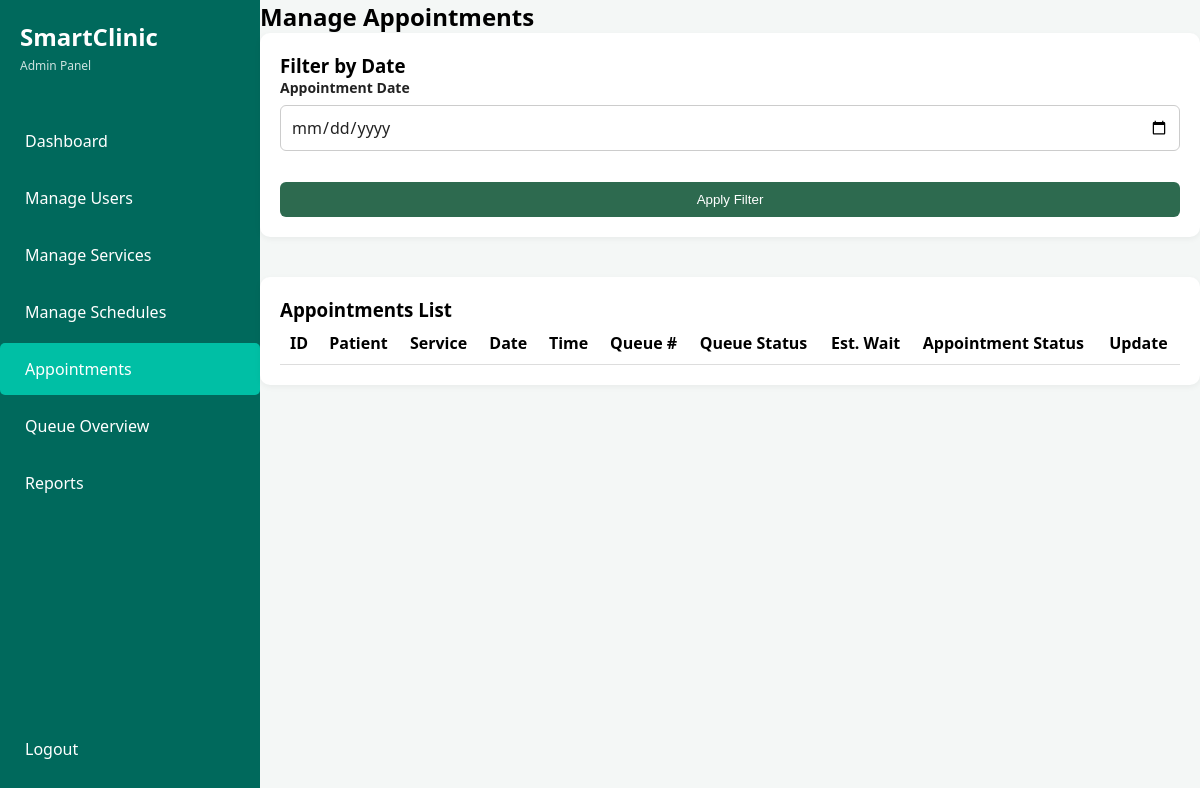
Before: /admin/manage_appointments.php (signed in) with the older database file.
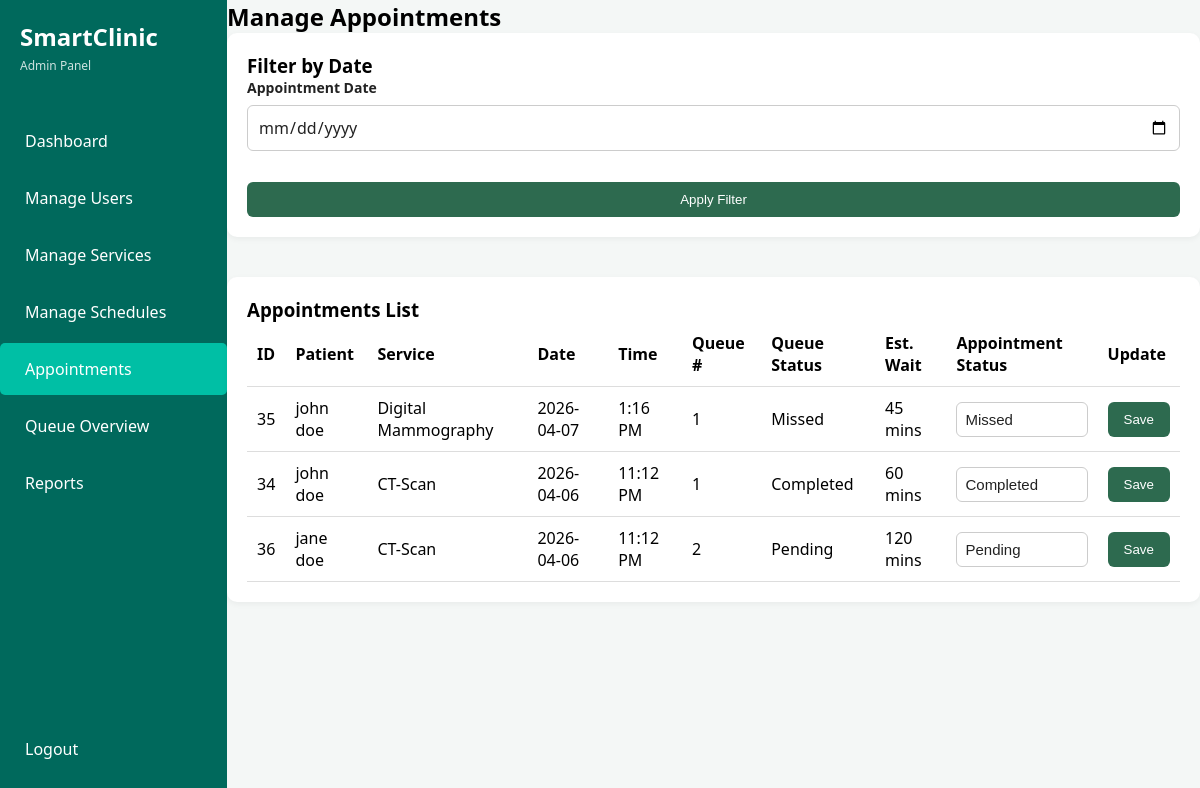
After: the same page with the newer database file.
### tables this page shows
CREATE TABLE `appointments` (
  `appointment_id` int(11) UNSIGNED NOT NULL COMMENT 'PK for appointments',
  `patient_id` int(11) UNSIGNED NOT NULL COMMENT 'FK users',
  `service_id` int(11) UNSIGNED NOT NULL COMMENT 'FK services',
  `appointment_date` date NOT NULL COMMENT 'Date of the appointment',
  `appointment_time` time NOT NULL COMMENT 'Time of the appointment',
  `status` enum('pending','confirmed','ongoing','completed','missed','cancelled') NOT NULL DEFAULT 'pending' COMMENT 'Current appointment status',
  `created_at` timestamp NOT NULL DEFAULT current_timestamp() COMMENT 'Creation date'
);

CREATE TABLE `users` (
  `user_id` int(11) UNSIGNED NOT NULL COMMENT 'PK for users',
  `role_id` int(11) UNSIGNED NOT NULL COMMENT 'FK for users',
  `first_name` varchar(100) NOT NULL COMMENT 'User first name',
  `last_name` varchar(100) NOT NULL COMMENT 'User last name',
  `email` varchar(100) NOT NULL COMMENT 'Unique email address',
  `password` varchar(255) NOT NULL COMMENT 'User password',
  `contact_number` varchar(20) DEFAULT NULL COMMENT 'User contact number',
  `address` text DEFAULT NULL COMMENT 'User address',
  `created_at` timestamp NOT NULL DEFAULT current_timestamp() COMMENT 'Account creation date'
);

CREATE TABLE `services` (
  `service_id` int(11) UNSIGNED NOT NULL COMMENT 'PK for services',
  `service_name` varchar(100) NOT NULL COMMENT 'Name of the clinic service',
  `description` text DEFAULT NULL COMMENT 'Description of service',
  `estimated_duration` int(11) UNSIGNED NOT NULL DEFAULT 30 COMMENT 'Estimated duration in minutes'
);

CREATE TABLE `queue` (
  `queue_id` int(11) UNSIGNED NOT NULL COMMENT 'PK for queue',
  `appointment_id` int(11) UNSIGNED NOT NULL COMMENT 'FK appointments',
  `queue_number` int(11) UNSIGNED NOT NULL COMMENT 'Patient position in queue',
  `status` enum('pending','ongoing','completed','missed','cancelled') NOT NULL DEFAULT 'pending' COMMENT 'Current queue status',
  `estimated_wait` int(11) UNSIGNED NOT NULL DEFAULT 0 COMMENT 'Estimated waiting time in minutes',
  `created_at` timestamp NOT NULL DEFAULT current_timestamp() COMMENT 'Queue record creation date'
);

### admin/manage_appointments.php (the view, shortened to what this page needs)
<?php
require_once '../config/database.php';
$filter_date = isset($_GET['filter_date']) ? $_GET['filter_date'] : '';
$sql = "
    SELECT
        a.appointment_id,
        a.appointment_date,
        a.appointment_time,
        a.status,
        u.first_name,
        u.last_name,
        s.service_name,
        q.queue_number,
        q.estimated_wait,
        q.status AS queue_status
    FROM appointments a
    JOIN users u ON a.patient_id = u.user_id
    JOIN services s ON a.service_id = s.service_id
    LEFT JOIN queue q ON a.appointment_id = q.appointment_id
";
if (!empty($filter_date)) {
    $sql .= " WHERE a.appointment_date = ?";
    $sql .= " ORDER BY a.appointment_time ASC, a.appointment_id ASC";
    $stmt = $conn->prepare($sql);
    $stmt->bind_param("s", $filter_date);
    $stmt->execute();
    $appointments = $stmt->get_result();
} else {
    $sql .= " ORDER BY a.appointment_date DESC, a.appointment_time ASC, a.appointment_id ASC";
    $appointments = $conn->query($sql);
}
?>
<!DOCTYPE html>
<html lang="en">
<head>
    <link rel="stylesheet" href="../assets/css/styles.css">
</head>
<body class="dashboard-page admin-page">
<div class="app-container">
    <aside class="sidebar">
        <div class="logo">
            <h1>SmartClinic</h1>
            <span>Admin Panel</span>
        </div>
        <nav class="menu">
            <a href="dashboard.php" class="nav-item">Dashboard</a>
            <a href="manage_users.php" class="nav-item">Manage Users</a>
            <a href="manage_services.php" class="nav-item">Manage Services</a>
            <a href="manage_schedules.php" class="nav-item">Manage Schedules</a>
            <a href="manage_appointments.php" class="nav-item active">Appointments</a>
            <a href="queue_overview.php" class="nav-item">Queue Overview</a>
            <a href="reports.php" class="nav-item">Reports</a>
        </nav>
        <div class="logout">
            <a href="../logout.php" class="nav-item">Logout</a>
        </div>
    </aside>
    <main class="main-content">
        <h2>Manage Appointments</h2>
        <div class="content-card">
            <h3>Filter by Date</h3>
            <form method="GET" class="crud-form">
                <div class="form-group">
                    <label for="filter_date">Appointment Date</label>
                    <input type="date" name="filter_date" id="filter_date" value="<?= htmlspecialchars($filter_date) ?>">
                </div>
                <button type="submit" class="btn-primary">Apply Filter</button>
            </form>
        </div>
        <div class="content-card">
            <h3>Appointments List</h3>
            <table class="styled-table">
                <thead>
                    <tr>
                        <th>ID</th>
                        <th>Patient</th>
                        <th>Service</th>
                        <th>Date</th>
                        <th>Time</th>
                        <th>Queue #</th>
                        <th>Queue Status</th>
                        <th>Est. Wait</th>
                        <th>Appointment Status</th>
                        <th>Update</th>
                    </tr>
                </thead>
                <tbody>
                    <?php while ($row = $appointments->fetch_assoc()): ?>
                        <tr>
                            <td><?= $row['appointment_id'] ?></td>
                            <td><?= htmlspecialchars($row['first_name'] . ' ' . $row['last_name']) ?></td>
                            <td><?= htmlspecialchars($row['service_name']) ?></td>
                            <td><?= htmlspecialchars($row['appointment_date']) ?></td>
                            <td><?= date('g:i A', strtotime($row['appointment_time'])) ?></td>
                            <td><?= $row['queue_number'] ? $row['queue_number'] : '-' ?></td>
                            <td><?= $row['queue_status'] ? ucfirst($row['queue_status']) : '-' ?></td>
                            <td><?= $row['estimated_wait'] !== null ? $row['estimated_wait'] . ' mins' : '-' ?></td>
                            <td>
                                <form method="POST">
                                    <select name="status" required>
                                        <?php
                                        $statuses = ['pending', 'confirmed', 'ongoing', 'completed', 'missed', 'cancelled'];
                                        foreach ($statuses as $status):
                                        ?>
                                            <option value="<?= $status ?>" <?= $row['status'] === $status ? 'selected' : '' ?>>
                                                <?= ucfirst($status) ?>
                                            </option>
                                        <?php endforeach; ?>
                                    </select>
                            </td>
                            <td>
                                    <button type="submit" name="update_appointment" class="btn-primary">Save</button>
                            </td>
                        </tr>
                    <?php endwhile; ?>
                </tbody>
            </table>
        </div>
    </main>
</div>
</body>
</html>

### assets/css/styles.css (style rules this page uses)
* { margin: 0; padding: 0; box-sizing: border-box; }
:root { --primary-teal: #00695c; --active-teal: #00bfa5; --bg-light: #f4f7f6; --text-gray: #666; }
body { margin: 0; font-family: 'Segoe UI', Tahoma, Geneva, Verdana, sans-serif; min-height: 100vh; background: var(--bg-light); }
body.dashboard-page { display: block; min-height: 100vh; background: var(--bg-light); }
.form-group { display: flex; flex-direction: column; gap: 8px; }
.form-group label { color: white; font-size: 14px; font-weight: 500; }
.form-group input { padding: 15px 20px; border: none; border-radius: 8px; background: rgba(255, 255, 255, 0.15); color: white; font-size: 15px; outline: none; transition: background 0.3s ease; }
.form-group input::placeholder { color: rgba(255, 255, 255, 0.6); }
.app-container { display: flex; height: 100vh; }
.sidebar { width: 260px; background-color: var(--primary-teal); color: white; display: flex; flex-direction: column; padding: 20px 0; }
.logo { padding: 0 20px 40px; }
.logo h1 { margin: 0; font-size: 24px; }
.logo span { font-size: 12px; opacity: 0.8; }
.nav-item { padding: 15px 25px; color: white; text-decoration: none; display: block; margin-bottom: 5px; border-radius: 5px; transition: background 0.2s; }
.nav-item:hover, .nav-item.active { background-color: var(--active-teal); }
.main-content { flex-grow: 1; background-color: var(--bg-light); display: flex; flex-direction: column; min-height: 100vh; }
.menu { display: flex; flex-direction: column; }
.logout { margin-top: auto; padding-top: 20px; }
.content-card { background: white; padding: 20px; border-radius: 8px; box-shadow: 0 2px 6px rgba(0,0,0,0.05); margin-bottom: 20px; }
.crud-form { display: grid; gap: 16px; }
.crud-form input, .crud-form select, .crud-form textarea, .data-table input, .data-table select, .data-table textarea { width: 100%; padding: 10px 12px; border: 1px solid #d8dfe3; border-radius: 6px; font: inherit; background: white; }
.admin-page { overflow-x: auto; }
.content-card + .content-card { margin-top: 20px; }
.admin-page .form-group label { color: #222 !important; font-weight: 600; }
.admin-page input, .admin-page select, .admin-page textarea { background: #fff !important; color: #222 !important; border: 1px solid #ccc; padding: 10px; border-radius: 6px; width: 100%; }
.admin-page .form-group { display: flex; flex-direction: column; margin-bottom: 15px; }
.content-card { background: #fff; padding: 20px; border-radius: 10px; margin-bottom: 20px; }
.btn-primary { background: #2d6a4f; color: white; padding: 10px 16px; border: none; border-radius: 6px; cursor: pointer; }
.styled-table { width: 100%; border-collapse: collapse; }
.styled-table th, .styled-table td { border-bottom: 1px solid #ddd; padding: 10px; text-align: left; }
.styled-table input, .styled-table select, .styled-table textarea { width: 100%; padding: 8px; border: 1px solid #ccc; border-radius: 6px; color: #222; background: #fff; }
select { width: 100%; background-color: #ffffff; color: #222222; padding: 10px 12px; border: 1px solid #ccc; border-radius: 6px; font-size: 15px; appearance: none; -webkit-appearance: none; -moz-appearance: none; cursor: pointer; }
option { background-color: #ffffff; color: #222222; padding: 8px; }

Changed rows visible on the page:
added appointments: appointment_id "35", patient.last_name "john doe", service.service_name "Digital Mammography", appointment_date "2026-04-07", appointment_time "1:16 PM", queue.queue_number "1", queue.status "Missed", queue.estimated_wait "45", status "Missed"
added appointments: appointment_id "34", patient.last_name "john doe", service.service_name "CT-Scan", appointment_date "2026-04-06", appointment_time "11:12 PM", queue.queue_number "1", queue.status "Completed", queue.estimated_wait "60", status "Completed"
added appointments: appointment_id "36", patient.last_name "jane doe", service.service_name "CT-Scan", appointment_date "2026-04-06", appointment_time "11:12 PM", queue.queue_number "2", queue.status "Pending", queue.estimated_wait "120", status "Pending"
